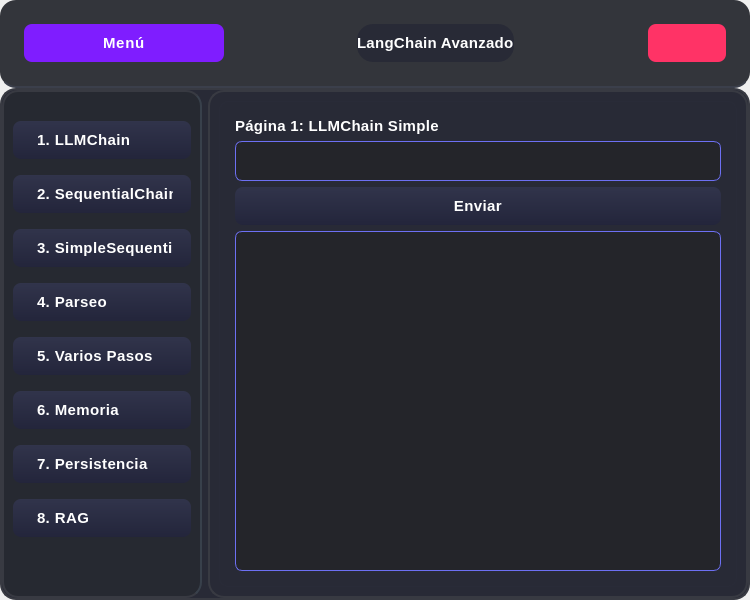
<?xml version="1.0" encoding="UTF-8"?>
<ui version="4.0">
 <class>Dialog</class>
 <widget class="QDialog" name="Dialog">
  <property name="geometry">
   <rect>
    <x>0</x>
    <y>0</y>
    <width>750</width>
    <height>600</height>
   </rect>
  </property>
  <property name="windowTitle">
   <string> LangChain </string>
  </property>
  <property name="styleSheet">
   <string notr="true">
/* === Estilo general moderno === */
QMainWindow {
    background: qlineargradient(x1:0, y1:0, x2:1, y2:1, stop:0 #232526, stop:1 #414345);
    color: #FFFFFF; /* Modificado: Texto general a blanco */
    font-family: "Inter", "Segoe UI Variable", "Roboto", "Open Sans", sans-serif;
    font-size: 16px;
    font-weight: 400;
}

/* === Frames === */
QFrame {
    background-color: #282a36;
    border-radius: 16px;
    border: 1.5px solid #383a42;
    box-shadow: 0 8px 24px 0 rgba(30,34,40,0.09);
}

/* Barra superior */
#frame_superior {
    background: rgba(34,36,42,0.92);
    border: none;
    border-bottom: 1.5px solid #3B3F4B;
    padding: 15px;
}

/* Panel lateral */
#frame_lateral {
    background: rgba(38,41,49,0.96);
    border-right: 1.5px solid #38404B;
    padding-top: 20px;
    padding-bottom: 20px;
}

/* Área principal */
#frame_paginas {
    background: transparent;
}

/* === Botones === */
QPushButton {
    background: qlineargradient(x1:0, y1:0, x2:0, y2:1, stop:0 #31344b, stop:1 #23253b);
    color: #FFFFFF; /* Modificado: Texto del botón a blanco */
    border: none;
    border-radius: 8px;
    padding: 10px 18px;
    font-weight: 500;
    font-size: 15px;
    letter-spacing: 0.4px;
    transition: 0.2s;
    box-shadow: 0px 1.5px 4px 0 rgba(30,34,40,0.09);
}

QPushButton:hover {
    background: #5e72e4;
    color: #fff;
    transform: translateY(-2px) scale(1.05);
}

QPushButton:pressed {
    background: #362d7f;
    color: #FFFFFF; /* Modificado: Texto presionado a blanco */
}

/* Botón principal (Menú) */
#boton_menu {
    background: #7F1DFF;
    color: white;
    font-weight: 700;
    letter-spacing: 0.7px;
    box-shadow: 0 4px 16px 0 rgba(127,29,255,0.18);
}
#boton_menu:hover {
    background: #561bac;
}
#boton_menu:pressed {
    background: #3f127a;
}

/* Botón salir */
#boton_salir {
    background: #ff3366;
    color: white;
    border: none;
    font-weight: 600;
    transition: 0.1s;
}
#boton_salir:hover {
    background: #b81342;
}
#boton_salir:pressed {
    background: #79102b;
}

/* === Botones laterales customizados === */
#btn_lc_1, #btn_lc_2, #btn_lc_3, #btn_lc_4, #btn_lc_5, #btn_lc_6, #btn_lc_7, #btn_lc_8 {
    background: linear-gradient(90deg,#353859 0%,#6D70F3 100%);
    border: none;
    color: #FFFFFF; /* Modificado: Texto de botones laterales a blanco */
    font-weight: 600;
    font-size: 15px;
    text-align: left;
    padding-left: 24px;
    margin-bottom: 10px;
    border-radius: 8px;
    transition: 0.2s;
}

#btn_lc_1:hover, #btn_lc_2:hover, #btn_lc_3:hover, #btn_lc_4:hover, #btn_lc_5:hover, #btn_lc_6:hover, #btn_lc_7:hover, #btn_lc_8:hover {
    background: #7F1DFF;
    color: #fff;
    border: none;
    transform: translateY(-2px) scale(1.04);
}

/* === Campos de texto === */
QLineEdit, QTextEdit {
    background: #24252A;
    color: #FFFFFF; /* Modificado: Texto de campos de entrada y salida a blanco */
    border: 1.2px solid #6D70F3;
    border-radius: 7px;
    padding: 9px 14px;
    font-size: 15px;
    font-weight: 400;
    transition: border 0.2s;
}

QLineEdit:focus, QTextEdit:focus {
    border: 1.6px solid #7F1DFF;
    background: #353859;
    color: #FFFFFF; /* Modificado: Texto de campos con foco a blanco */
}

/* === Labels === */
QLabel {
    color: #FFFFFF; /* Modificado: Texto de etiquetas a blanco */
    font-weight: 500;
    font-size: 15px;
    border: none;
    letter-spacing: 0.3px;
}

/* === Stacked Widget === */
QStackedWidget {
    background: transparent;
    border: 1.2px solid #292b38;
    border-radius: 9px;
    padding: 6px;
}

/* === Scrollbars === */
QScrollBar:vertical {
    border: none;
    background: #26282C;
    width: 11px;
    border-radius: 5px;
}

QScrollBar::handle:vertical {
    background: #5354a6;
    min-height: 28px;
    border-radius: 4px;
}

QScrollBar::handle:vertical:hover {
    background: #7F1DFF;
}

QScrollBar::add-line:vertical,
QScrollBar::sub-line:vertical {
    height: 0;
}

/* === Layouts === */
QVBoxLayout, QHBoxLayout {
    spacing: 15px;
}

/* === Tooltips === */
QToolTip {
    background: #1a1c23;
    color: #FFFFFF; /* Modificado: Texto de tooltips a blanco */
    border: 1.5px solid #7F1DFF;
    padding: 8px;
    border-radius: 8px;
    font-size: 14px;
    font-weight: 500;
}
   </string>
  </property>
  <layout class="QVBoxLayout" name="verticalLayout" stretch="1,8">
   <property name="spacing">
    <number>0</number>
   </property>
   <property name="leftMargin">
    <number>0</number>
   </property>
   <property name="topMargin">
    <number>0</number>
   </property>
   <property name="rightMargin">
    <number>0</number>
   </property>
   <property name="bottomMargin">
    <number>0</number>
   </property>
   <item>
    <widget class="QFrame" name="frame_superior">
     <property name="frameShape">
      <enum>QFrame::StyledPanel</enum>
     </property>
     <property name="frameShadow">
      <enum>QFrame::Raised</enum>
     </property>
     <layout class="QHBoxLayout" name="horizontalLayout">
      <item>
       <widget class="QPushButton" name="boton_menu">
        <property name="minimumSize">
         <size>
          <width>200</width>
          <height>0</height>
         </size>
        </property>
        <property name="text">
         <string>Menú</string>
        </property>
        <property name="icon">
         <iconset>
          <normaloff>../imagenes/boton_menu.png</normaloff>../imagenes/boton_menu.png</iconset>
        </property>
        <property name="iconSize">
         <size>
          <width>32</width>
          <height>32</height>
         </size>
        </property>
       </widget>
      </item>
      <item>
       <spacer name="horizontalSpacer">
        <property name="orientation">
         <enum>Qt::Horizontal</enum>
        </property>
        <property name="sizeHint" stdset="0">
         <size>
          <width>226</width>
          <height>20</height>
         </size>
        </property>
       </spacer>
      </item>
      <item>
       <widget class="QLabel" name="label">
        <property name="text">
         <string>LangChain Avanzado</string>
        </property>
       </widget>
      </item>
      <item>
       <spacer name="horizontalSpacer_2">
        <property name="orientation">
         <enum>Qt::Horizontal</enum>
        </property>
        <property name="sizeHint" stdset="0">
         <size>
          <width>226</width>
          <height>20</height>
         </size>
        </property>
       </spacer>
      </item>
      <item>
       <widget class="QPushButton" name="boton_salir">
        <property name="text">
         <string/>
        </property>
        <property name="icon">
         <iconset>
          <normaloff>../imagenes/boton_cerrar.png</normaloff>../imagenes/boton_cerrar.png</iconset>
        </property>
        <property name="iconSize">
         <size>
          <width>32</width>
          <height>32</height>
         </size>
        </property>
       </widget>
      </item>
     </layout>
    </widget>
   </item>
   <item>
    <widget class="QFrame" name="frame_central">
     <property name="frameShape">
      <enum>QFrame::StyledPanel</enum>
     </property>
     <property name="frameShadow">
      <enum>QFrame::Raised</enum>
     </property>
     <layout class="QHBoxLayout" name="horizontalLayout_2">
      <property name="leftMargin">
       <number>0</number>
      </property>
      <property name="topMargin">
       <number>0</number>
      </property>
      <property name="rightMargin">
       <number>0</number>
      </property>
      <property name="bottomMargin">
       <number>0</number>
      </property>
      <item>
       <widget class="QFrame" name="frame_lateral">
        <property name="minimumSize">
         <size>
          <width>200</width>
          <height>0</height>
         </size>
        </property>
        <property name="maximumSize">
         <size>
          <width>0</width>
          <height>16777215</height>
         </size>
        </property>
        <property name="frameShape">
         <enum>QFrame::StyledPanel</enum>
        </property>
        <property name="frameShadow">
         <enum>QFrame::Raised</enum>
        </property>
        <layout class="QVBoxLayout" name="verticalLayout_2">
         <item>
          <widget class="QPushButton" name="btn_lc_1">
           <property name="text">
            <string>1. LLMChain</string>
           </property>
          </widget>
         </item>
         <item>
          <widget class="QPushButton" name="btn_lc_2">
           <property name="text">
            <string>2. SequentialChain</string>
           </property>
          </widget>
         </item>
         <item>
          <widget class="QPushButton" name="btn_lc_3">
           <property name="text">
            <string>3. SimpleSequential</string>
           </property>
          </widget>
         </item>
         <item>
          <widget class="QPushButton" name="btn_lc_4">
           <property name="text">
            <string>4. Parseo</string>
           </property>
          </widget>
         </item>
         <item>
          <widget class="QPushButton" name="btn_lc_5">
           <property name="text">
            <string>5. Varios Pasos</string>
           </property>
          </widget>
         </item>
         <item>
          <widget class="QPushButton" name="btn_lc_6">
           <property name="text">
            <string>6. Memoria</string>
           </property>
          </widget>
         </item>
         <item>
          <widget class="QPushButton" name="btn_lc_7">
           <property name="text">
            <string>7. Persistencia</string>
           </property>
          </widget>
         </item>
         <item>
          <widget class="QPushButton" name="btn_lc_8">
           <property name="text">
            <string>8. RAG</string>
           </property>
          </widget>
         </item>
         <item>
          <spacer name="verticalSpacer">
           <property name="orientation">
            <enum>Qt::Vertical</enum>
           </property>
           <property name="sizeHint" stdset="0">
            <size>
             <width>20</width>
             <height>40</height>
            </size>
           </property>
          </spacer>
         </item>
        </layout>
       </widget>
      </item>
      <item>
       <widget class="QFrame" name="frame_paginas">
        <property name="frameShape">
         <enum>QFrame::StyledPanel</enum>
        </property>
        <property name="frameShadow">
         <enum>QFrame::Raised</enum>
        </property>
        <layout class="QVBoxLayout" name="verticalLayout_3">
         <item>
          <widget class="QStackedWidget" name="stackedWidget">
           <widget class="QWidget" name="page_lc_1">
            <layout class="QVBoxLayout" name="verticalLayout_4">
             <item>
              <widget class="QLabel" name="label_lc_1">
               <property name="text">
                <string>Página 1: LLMChain Simple</string>
               </property>
              </widget>
             </item>
             <item>
              <widget class="QLineEdit" name="input_lc_1"/>
             </item>
             <item>
              <widget class="QPushButton" name="btn_enviar_lc_1">
               <property name="text">
                <string>Enviar</string>
               </property>
              </widget>
             </item>
             <item>
              <widget class="QTextEdit" name="output_lc_1"/>
             </item>
            </layout>
           </widget>
           <widget class="QWidget" name="page_lc_2">
            <layout class="QVBoxLayout" name="verticalLayout_5">
             <item>
              <widget class="QLabel" name="label_lc_2">
               <property name="text">
                <string>Página 2: SequentialChain</string>
               </property>
              </widget>
             </item>
             <item>
              <widget class="QLineEdit" name="input_lc_2"/>
             </item>
             <item>
              <widget class="QPushButton" name="btn_enviar_lc_2">
               <property name="text">
                <string>Enviar</string>
               </property>
              </widget>
             </item>
             <item>
              <widget class="QTextEdit" name="output_lc_2"/>
             </item>
            </layout>
           </widget>
           <widget class="QWidget" name="page_lc_3">
            <layout class="QVBoxLayout" name="verticalLayout_6">
             <item>
              <widget class="QLabel" name="label_lc_3">
               <property name="text">
                <string>Página 3: SimpleSequential</string>
               </property>
              </widget>
             </item>
             <item>
              <widget class="QLineEdit" name="input_lc_3"/>
             </item>
             <item>
              <widget class="QPushButton" name="btn_enviar_lc_3">
               <property name="text">
                <string>Enviar</string>
               </property>
              </widget>
             </item>
             <item>
              <widget class="QTextEdit" name="output_lc_3"/>
             </item>
            </layout>
           </widget>
           <widget class="QWidget" name="page_lc_4">
            <layout class="QVBoxLayout" name="verticalLayout_7">
             <item>
              <widget class="QLabel" name="label_lc_4">
               <property name="text">
                <string>Página 4: Parseo de Salida</string>
               </property>
              </widget>
             </item>
             <item>
              <widget class="QLineEdit" name="input_lc_4"/>
             </item>
             <item>
              <widget class="QPushButton" name="btn_enviar_lc_4">
               <property name="text">
                <string>Enviar</string>
               </property>
              </widget>
             </item>
             <item>
              <widget class="QTextEdit" name="output_lc_4"/>
             </item>
            </layout>
           </widget>
           <widget class="QWidget" name="page_lc_5">
            <layout class="QVBoxLayout" name="verticalLayout_8">
             <item>
              <widget class="QLabel" name="label_lc_5">
               <property name="text">
                <string>Página 5: Varios Pasos (Chain Secuencial)</string>
               </property>
              </widget>
             </item>
             <item>
              <widget class="QLineEdit" name="input_lc_5"/>
             </item>
             <item>
              <widget class="QPushButton" name="btn_enviar_lc_5">
               <property name="text">
                <string>Enviar</string>
               </property>
              </widget>
             </item>
             <item>
              <widget class="QTextEdit" name="output_lc_5"/>
             </item>
            </layout>
           </widget>
           <widget class="QWidget" name="page_lc_6">
            <layout class="QVBoxLayout" name="verticalLayout_9">
             <item>
              <widget class="QLabel" name="label_lc_6">
               <property name="text">
                <string>Página 6: Memoria (Chat)</string>
               </property>
              </widget>
             </item>
             <item>
              <widget class="QTextEdit" name="output_lc_6"/>
             </item>
             <item>
              <widget class="QLineEdit" name="input_lc_6"/>
             </item>
             <item>
              <widget class="QPushButton" name="btn_enviar_lc_6">
               <property name="text">
                <string>Enviar</string>
               </property>
              </widget>
             </item>
            </layout>
           </widget>
           <widget class="QWidget" name="page_lc_7">
            <layout class="QVBoxLayout" name="verticalLayout_10">
             <item>
              <widget class="QLabel" name="label_lc_7">
               <property name="text">
                <string>Página 7: Persistencia (Chat con Archivo)</string>
               </property>
              </widget>
             </item>
             <item>
              <widget class="QTextEdit" name="output_lc_7"/>
             </item>
             <item>
              <widget class="QLineEdit" name="input_lc_7"/>
             </item>
             <item>
              <widget class="QPushButton" name="btn_enviar_lc_7">
               <property name="text">
                <string>Enviar</string>
               </property>
              </widget>
             </item>
            </layout>
           </widget>
           <widget class="QWidget" name="page_lc_8">
            <layout class="QVBoxLayout" name="verticalLayout_11">
             <item>
              <widget class="QLabel" name="label_lc_8">
               <property name="text">
                <string>Página 8: RAG (Preguntas a Documentos)</string>
               </property>
              </widget>
             </item>
             <item>
              <widget class="QLineEdit" name="input_lc_8"/>
             </item>
             <item>
              <widget class="QPushButton" name="btn_enviar_lc_8">
               <property name="text">
                <string>Enviar</string>
               </property>
              </widget>
             </item>
             <item>
              <widget class="QTextEdit" name="output_lc_8"/>
             </item>
            </layout>
           </widget>
          </widget>
         </item>
        </layout>
       </widget>
      </item>
     </layout>
    </widget>
   </item>
  </layout>
 </widget>
 <resources/>
 <connections/>
</ui>
